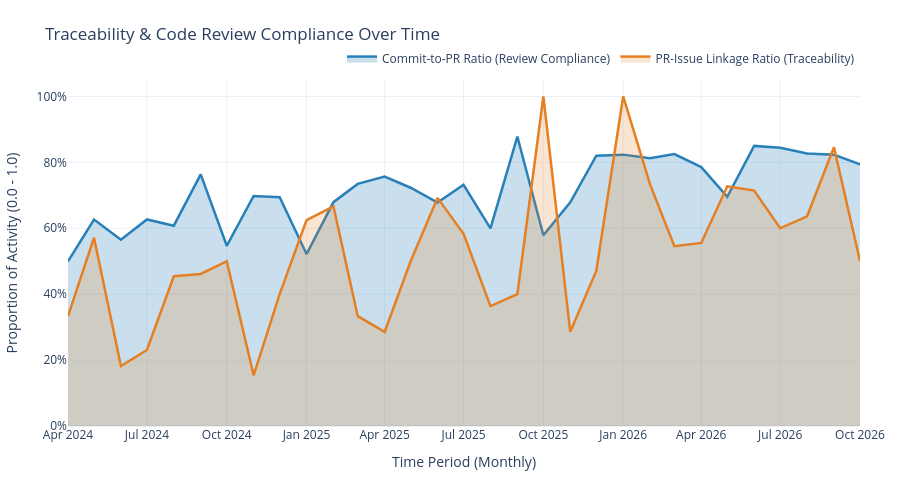

Notebook source saved alongside this figure:
### Markdown cell above
## Visualization 4: Change Request Traceability & Compliance Ratios

Directly implements Cali Dolfi's second and third mockups from 8Knot Issue #419:
* **PR-Issue Linkage Ratio**: Percentage of pull requests linked to a tracked issue (Issue #419 Mockup 2). Demonstrates traceability between project requirements and implementation.
* **Commit-to-PR Linkage Ratio**: Percentage of commits integrated through pull requests versus direct pushes to main (Issue #419 Mockup 3). Highlights adherence to standard review gates.

### Code cell
def plot_traceability_compliance_ratios(df_trend: pd.DataFrame):
    fig = go.Figure()
    
    fig.add_trace(go.Scatter(
        x=df_trend["period"],
        y=df_trend["commit_pr_ratio"],
        mode="lines",
        line=dict(color="#2980B9", width=2.5),
        fill="tozeroy",
        fillcolor="rgba(41, 128, 185, 0.25)",
        name="Commit-to-PR Ratio (Review Compliance)"
    ))
    
    fig.add_trace(go.Scatter(
        x=df_trend["period"],
        y=df_trend["issue_link_ratio"],
        mode="lines",
        line=dict(color="#E67E22", width=2.5),
        fill="tozeroy",
        fillcolor="rgba(230, 126, 34, 0.20)",
        name="PR-Issue Linkage Ratio (Traceability)"
    ))
    
    fig.update_layout(
        title="Traceability & Code Review Compliance Over Time",
        xaxis_title="Time Period (Monthly)",
        yaxis_title="Proportion of Activity (0.0 - 1.0)",
        yaxis=dict(range=[0, 1.05], tickformat=".0%"),
        template="plotly_white",
        legend=dict(orientation="h", yanchor="bottom", y=1.02, xanchor="right", x=1),
        margin=dict(l=40, r=40, t=80, b=50),
        height=480
    )
    return fig

fig_traceability = plot_traceability_compliance_ratios(df_ratio_trends)
fig_traceability.show()

### Figure 1 — Plotly figure (JSON) as saved in the notebook; plotly's stock layout.template omitted (floating-point values rounded to 4 significant figures)
{"data": [{"fill": "tozeroy", "fillcolor": "rgba(41, 128, 185, 0.25)", "line": {"color": "#2980B9", "width": 2.5}, "mode": "lines", "name": "Commit-to-PR Ratio (Review Compliance)", "type": "scatter", "x": ["2024-04-01T00:00:00.000000", "2024-05-01T00:00:00.000000", "2024-06-01T00:00:00.000000", "2024-07-01T00:00:00.000000", "2024-08-01T00:00:00.000000", "2024-09-01T00:00:00.000000", "2024-10-01T00:00:00.000000", "2024-11-01T00:00:00.000000", "2024-12-01T00:00:00.000000", "2025-01-01T00:00:00.000000", "2025-02-01T00:00:00.000000", "2025-03-01T00:00:00.000000", "2025-04-01T00:00:00.000000", "2025-05-01T00:00:00.000000", "2025-06-01T00:00:00.000000", "2025-07-01T00:00:00.000000", "2025-08-01T00:00:00.000000", "2025-09-01T00:00:00.000000", "2025-10-01T00:00:00.000000", "2025-11-01T00:00:00.000000", "2025-12-01T00:00:00.000000", "2026-01-01T00:00:00.000000", "2026-02-01T00:00:00.000000", "2026-03-01T00:00:00.000000", "2026-04-01T00:00:00.000000", "2026-05-01T00:00:00.000000", "2026-06-01T00:00:00.000000", "2026-07-01T00:00:00.000000", "2026-08-01T00:00:00.000000", "2026-09-01T00:00:00.000000", "2026-10-01T00:00:00.000000"], "y": [0.5, 0.6267, 0.5652, 0.6269, 0.6078, 0.7636, 0.5469, 0.6981, 0.6944, 0.5217, 0.6792, 0.7347, 0.7571, 0.7231, 0.678, 0.7321, 0.6, 0.8784, 0.5789, 0.6786, 0.8202, 0.8235, 0.8125, 0.825, 0.7857, 0.6957, 0.85, 0.8444, 0.8269, 0.8235, 0.7941]}, {"fill": "tozeroy", "fillcolor": "rgba(230, 126, 34, 0.20)", "line": {"color": "#E67E22", "width": 2.5}, "mode": "lines", "name": "PR-Issue Linkage Ratio (Traceability)", "type": "scatter", "x": ["2024-04-01T00:00:00.000000", "2024-05-01T00:00:00.000000", "2024-06-01T00:00:00.000000", "2024-07-01T00:00:00.000000", "2024-08-01T00:00:00.000000", "2024-09-01T00:00:00.000000", "2024-10-01T00:00:00.000000", "2024-11-01T00:00:00.000000", "2024-12-01T00:00:00.000000", "2025-01-01T00:00:00.000000", "2025-02-01T00:00:00.000000", "2025-03-01T00:00:00.000000", "2025-04-01T00:00:00.000000", "2025-05-01T00:00:00.000000", "2025-06-01T00:00:00.000000", "2025-07-01T00:00:00.000000", "2025-08-01T00:00:00.000000", "2025-09-01T00:00:00.000000", "2025-10-01T00:00:00.000000", "2025-11-01T00:00:00.000000", "2025-12-01T00:00:00.000000", "2026-01-01T00:00:00.000000", "2026-02-01T00:00:00.000000", "2026-03-01T00:00:00.000000", "2026-04-01T00:00:00.000000", "2026-05-01T00:00:00.000000", "2026-06-01T00:00:00.000000", "2026-07-01T00:00:00.000000", "2026-08-01T00:00:00.000000", "2026-09-01T00:00:00.000000", "2026-10-01T00:00:00.000000"], "y": [0.3333, 0.5714, 0.1818, 0.2308, 0.4545, 0.4615, 0.5, 0.1538, 0.4, 0.625, 0.6667, 0.3333, 0.2857, 0.5, 0.6923, 0.5833, 0.3636, 0.4, 1.0, 0.2857, 0.4706, 1.0, 0.7333, 0.5455, 0.5556, 0.7273, 0.7143, 0.6, 0.6364, 0.8462, 0.5]}], "layout": {"height": 480, "legend": {"orientation": "h", "x": 1, "xanchor": "right", "y": 1.02, "yanchor": "bottom"}, "margin": {"b": 50, "l": 40, "r": 40, "t": 80}, "title": {"text": "Traceability & Code Review Compliance Over Time"}, "xaxis": {"title": {"text": "Time Period (Monthly)"}}, "yaxis": {"range": [0, 1.05], "tickformat": ".0%", "title": {"text": "Proportion of Activity (0.0 - 1.0)"}}}}
